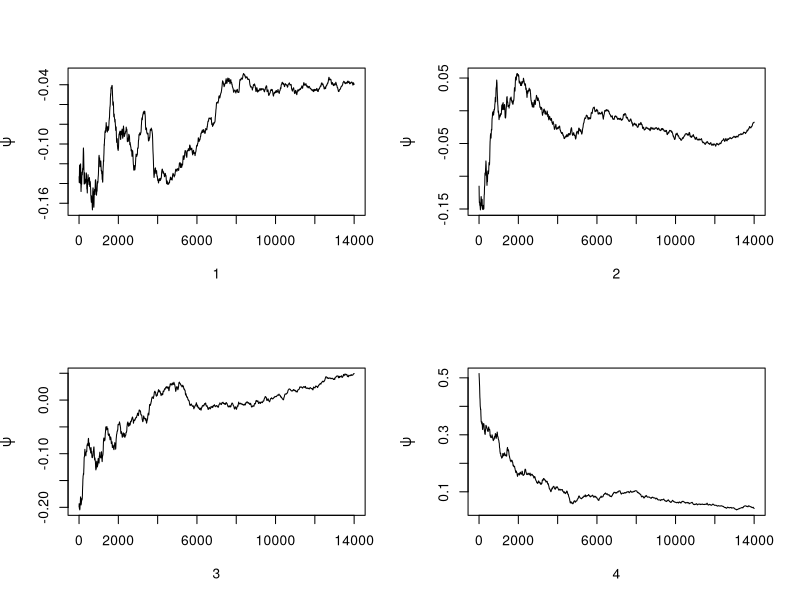
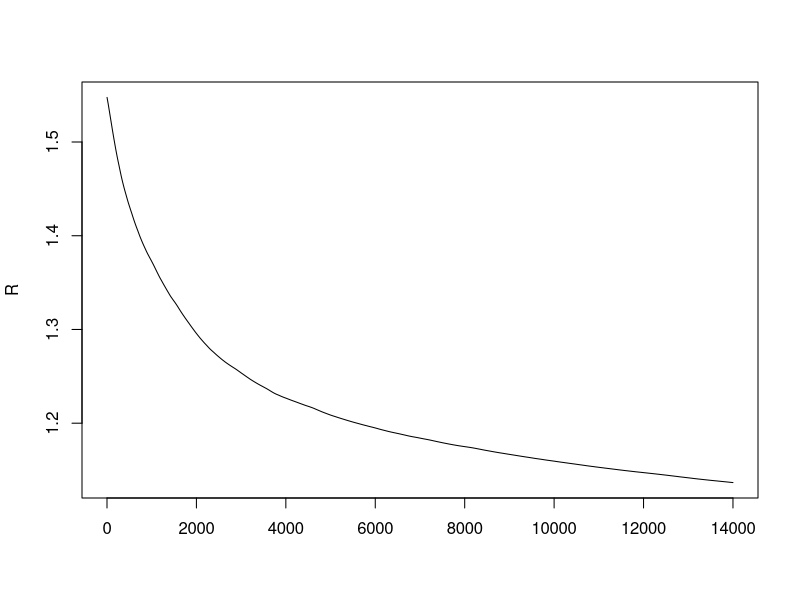
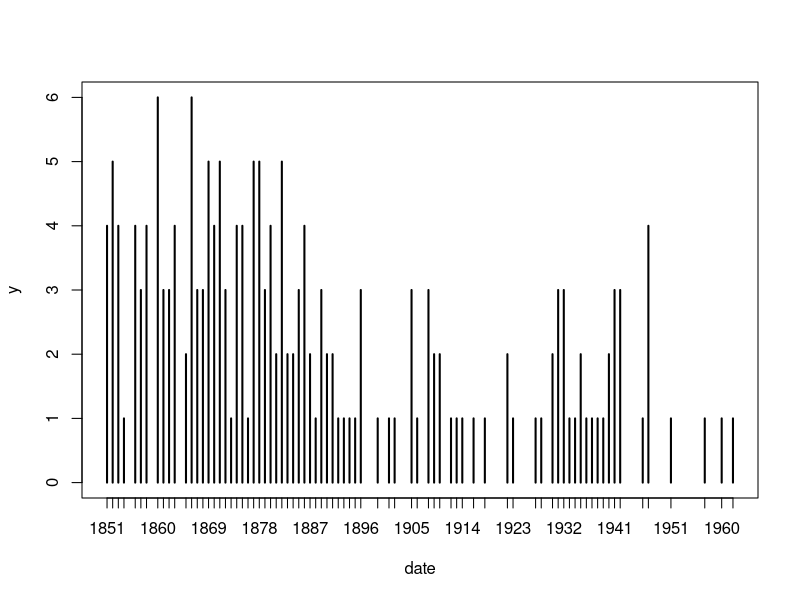
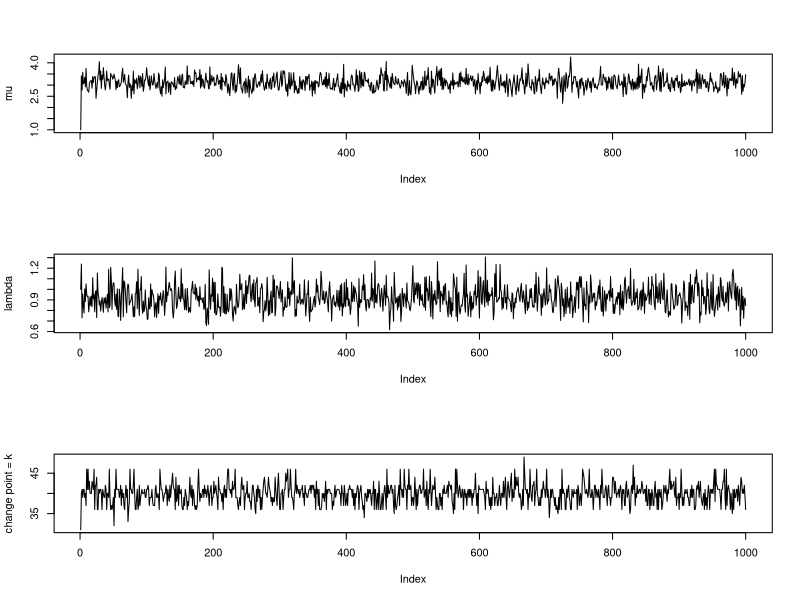
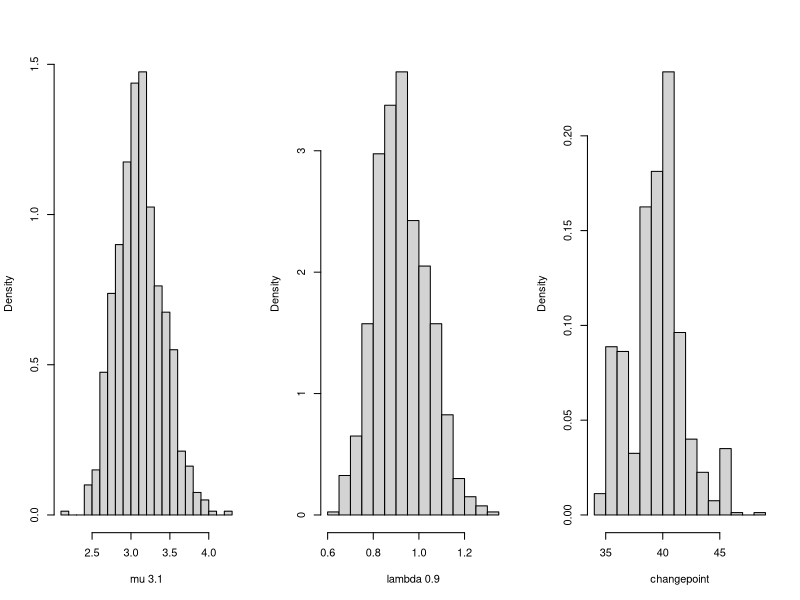

Here is the R script that generated these plots, in order:
#########################################
# R code for Chapter 9 Examples (cont.) #
#########################################

### Example 9.8 (Gelman-Rubin method of monitoring convergence)

    Gelman.Rubin <- function(psi) {
        # psi[i,j] is the statistic psi(X[i,1:j])
        # for chain in i-th row of X
        psi <- as.matrix(psi)
        n <- ncol(psi)
        k <- nrow(psi)

        psi.means <- rowMeans(psi)     #row means
        B <- n * var(psi.means)        #between variance est.
        psi.w <- apply(psi, 1, "var")  #within variances
        W <- mean(psi.w)               #within est.
        v.hat <- W*(n-1)/n + (B/n)     #upper variance est.
        r.hat <- v.hat / W             #G-R statistic
        return(r.hat)
        }

    normal.chain <- function(sigma, N, X1) {
        #generates a Metropolis chain for Normal(0,1)
        #with Normal(X[t], sigma) proposal distribution
        #and starting value X1
        x <- rep(0, N)
        x[1] <- X1
        u <- runif(N)

        for (i in 2:N) {
            xt <- x[i-1]
            y <- rnorm(1, xt, sigma)     #candidate point
            r1 <- dnorm(y, 0, 1) * dnorm(xt, y, sigma)
            r2 <- dnorm(xt, 0, 1) * dnorm(y, xt, sigma)
            r <- r1 / r2
            if (u[i] <= r) x[i] <- y else
                 x[i] <- xt
            }
        return(x)
        }

    sigma <- .6     #parameter of proposal distribution
    k <- 4          #number of chains to generate
    n <- 15000      #length of chains
    b <- 1000       #burn-in length

    #choose overdispersed initial values
    x0 <- c(-10, -5, 5, 10)

    #generate the chains
    X <- matrix(0, nrow=k, ncol=n)
    for (i in 1:k)
        X[i, ] <- normal.chain(sigma, n, x0[i])

    #compute diagnostic statistics
    psi <- t(apply(X, 1, cumsum))
    for (i in 1:nrow(psi))
        psi[i,] <- psi[i,] / (1:ncol(psi))
    print(Gelman.Rubin(psi))

    #plot psi for the four chains
    set.seed(123)
    par(mfrow=c(2,2))
    for (i in 1:k)
        plot(psi[i, (b+1):n], type="l",
            xlab=i, ylab=bquote(psi))
    par(mfrow=c(1,1)) #restore default

    #plot the sequence of R-hat statistics
    set.seed(123)
    rhat <- rep(0, n)
    for (j in (b+1):n)
        rhat[j] <- Gelman.Rubin(psi[,1:j])
    plot(rhat[(b+1):n], type="l", xlab="", ylab="R")
    abline(h=1.1, lty=2)


### Example 9.9 (Coal mining disasters)

    library(boot)     #for coal data
    data(coal)
    year <- floor(coal)
    y <- table(year)
    plot(y)  #a time plot

    y <- floor(coal[[1]])  # convert data.frame to numeric
    y <- tabulate(y)
    y <- y[1851:length(y)]   # starting from year 1851

    # Gibbs sampler for the coal mining change point

    # initialization
    n <- length(y)    #length of the data
    m <- 1000         #length of the chain
    mu <- lambda <- k <- numeric(m)
    L <- numeric(n)
    k[1] <- sample(1:n, 1)
    mu[1] <- 1
    lambda[1] <- 1
    b1 <- 1
    b2 <- 1

    # run the Gibbs sampler
    for (i in 2:m) {
        kt <- k[i-1]

        #generate mu
        r <- .5 + sum(y[1:kt])
        mu[i] <- rgamma(1, shape = r, rate = kt + b1)

        #generate lambda
        if (kt + 1 > n) r <- .5 + sum(y) else
            r <- .5 + sum(y[(kt+1):n])
        lambda[i] <- rgamma(1, shape = r, rate = n - kt + b2)

        #generate b1 and b2
        b1 <- rgamma(1, shape = .5, rate = mu[i]+1)
        b2 <- rgamma(1, shape = .5, rate = lambda[i]+1)

        for (j in 1:n) {
            L[j] <- exp((lambda[i] - mu[i]) * j) *
                          (mu[i] / lambda[i])^sum(y[1:j])
            }
        L <- L / sum(L)

        #generate k from discrete distribution L on 1:n
        k[i] <- sample(1:n, prob=L, size=1)
    }

    b <- 201
    j <- k[b:m]

    print(mean(k[b:m]))
    print(mean(lambda[b:m]))
    print(mean(mu[b:m]))


### Code for Figure 9.11

    # plots of the chains for Gibbs sampler output

    par(mfcol=c(3,1))
    plot(mu, type="l", ylab="mu")
    plot(lambda, type="l", ylab="lambda")
    plot(k, type="l", ylab="change point = k")


### Code for Figure 9.12

    # histograms from the Gibbs sampler output

    par(mfrow=c(1,3))
    labelk <- "changepoint"
    label1 <- paste("mu", round(mean(mu[b:m]), 1))
    label2 <- paste("lambda", round(mean(lambda[b:m]), 1))

    hist(mu[b:m], main="", xlab=label1,
         breaks = "scott", prob=TRUE) #mu posterior
    hist(lambda[b:m], main="", xlab=label2,
         breaks = "scott", prob=TRUE) #lambda posterior
    hist(j, breaks=min(j):max(j), prob=TRUE, main="",
        xlab = labelk)

dev.off()
